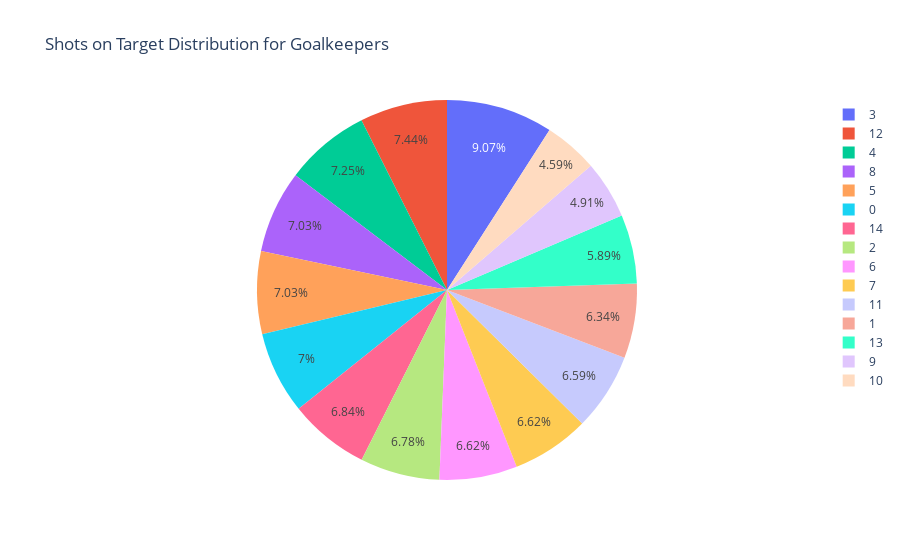

Here is the notebook cell this chart was saved with:
### Code cell
import plotly.express as px

# Count the occurrences of Shots on Target values
shots_on_target_counts = goalkeeper_data['ShotsOnTarget'].value_counts()

# Calculate the percentage of Shots on Target values
shots_on_target_percentages = (shots_on_target_counts / shots_on_target_counts.sum()) * 100

# Create a Pie chart using Plotly
fig = px.pie(names=shots_on_target_percentages.index, values=shots_on_target_percentages.values, title='Shots on Target Distribution for Goalkeepers')
fig.show()

### Figure 1 — Plotly figure (JSON) as saved in the notebook; plotly's stock layout.template omitted (floating-point values rounded to 4 significant figures)
{"data": [{"domain": {"x": [0, 1], "y": [0, 1]}, "hovertemplate": "label=%{label}<br>value=%{value}<extra></extra>", "labels": [3, 12, 4, 8, 5, 0, 14, 2, 6, 7, 11, 1, 13, 9, 10], "legendgroup": "", "name": "", "showlegend": true, "type": "pie", "values": [9.072, 7.435, 7.253, 7.026, 7.026, 7.003, 6.844, 6.776, 6.617, 6.617, 6.594, 6.344, 5.889, 4.911, 4.593]}], "layout": {"legend": {"tracegroupgap": 0}, "title": {"text": "Shots on Target Distribution for Goalkeepers"}}}
